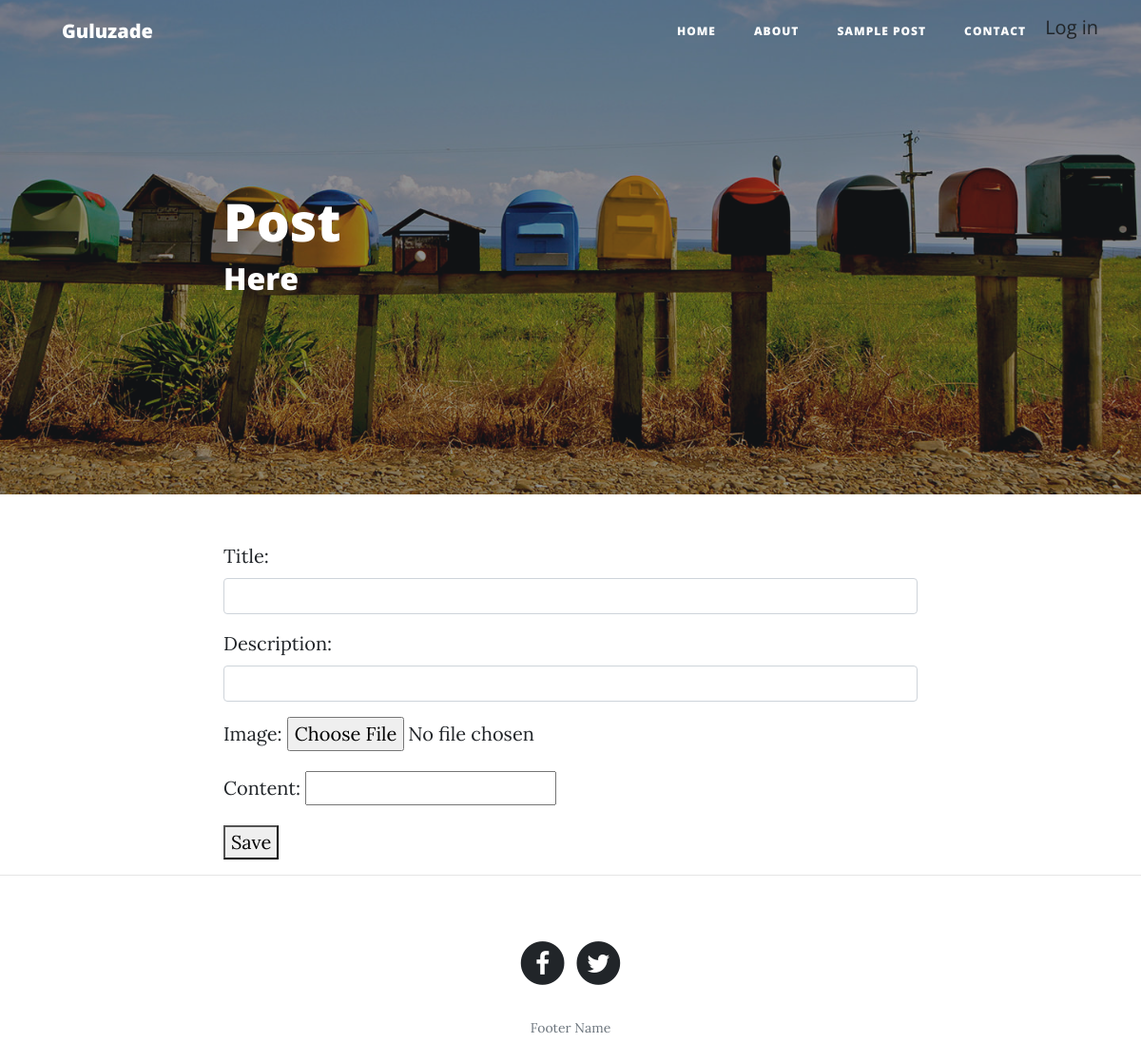
Page /post/ on the committed database.
### todo_app/models.py (models this page shows, shortened)
class Main_title(models.Model):
    sitename = models.CharField(max_length=255)
    mainname = models.CharField(max_length=250)
    footername = models.CharField(max_length=250)

class Menu(models.Model):
    title = models.CharField(max_length=250)
    url = models.CharField(max_length=250, null=True, blank=True)

class PostPage(models.Model):
    title = models.CharField(max_length=200)
    description = models.CharField(max_length=200)
    image=models.ImageField(upload_to="postpage")

class icon(models.Model):
    icon = models.CharField(max_length=255)
    link = models.URLField()

### todo_app/views.py (the view, shortened to what this page needs)
# urls.py: path('post/', post_data, name="post"),
def post_data(request):
    context = {}
    context = common_data()
    context["post"] = PostPage.objects.all().last()
    context["postform"] = PostAdminForm()
    return render(request, "post.html", context)

### todo_app/forms.py
class PostAdminForm(forms.ModelForm):
    content = forms.CharField(widget=CKEditorWidget())
    class Meta:
        model = Article
        fields = ["title", "description", "image", "content"]
        widgets = {
            "title": forms.TextInput(attrs={
                "class": "form-control"
            }),
            "description": forms.TextInput(attrs={
                "class": "form-control"
            })
        }

### todo_app/views.py (called while the page is built)
def common_data():
    context = {}
    context["title"] = Main_title.objects.last()
    context["menu"] = Menu.objects.all()
    context["icon"] = icon.objects.all()
    return context

### todo_app/templates/post.html (shortened to what this page needs)
{% extends "base.html" %}
{% load static %}
{% block body %}
    <header class="masthead" style="background-image: url('{{ post.image.url }}')">
        <div class="overlay"></div>
        <div class="container">
            <div class="row">
                <div class="col-lg-8 col-md-10 mx-auto">
                    <div class="post-heading">
                        <h1>{{ post.title }}</h1>
                        <h2>{{ post.description }}</h2>
                    </div>
                </div>
            </div>
        </div>
    </header>
    <article>
        <div class="container">
            <div class="row">
                <div class="col-lg-8 col-md-10 mx-auto">
                    <form method="post" enctype="multipart/form-data">
                        {% for field in postform %}
                            <div class="form-group">
                                <label for="{{ field.id_for_label }}">{{ field.label }}:</label>
                                {{ field }}
                            </div>
                        {% endfor %}
                        <button type="submit">Save</button>
                    </form>
                </div>
            </div>
        </div>
    </article>
    <hr>
{% endblock %}

### todo_app/templates/base.html (shortened to what this page needs)
<!DOCTYPE html>
<html lang="en">
{% load static %}
<head>
    <link href="{% static 'vendor/bootstrap/css/bootstrap.min.css' %}" rel="stylesheet">
    <link rel="stylesheet" href="https://maxcdn.bootstrapcdn.com/bootstrap/4.3.1/css/bootstrap.min.css">
    <link href="vendor/font-awesome/css/font-awesome.min.css" rel="stylesheet" type="text/css">
    <link href="{% static 'css/clean-blog.min.css' %}" rel="stylesheet">
    <link rel="stylesheet" href="https://cdnjs.cloudflare.com/ajax/libs/font-awesome/4.7.0/css/font-awesome.min.css">
</head>
<body>
<nav class="navbar navbar-expand-lg navbar-light fixed-top" id="mainNav">
    <div class="container">
        <a class="navbar-brand" href="{% url 'home' %}">{{ title.sitename }}</a>
        <div class="collapse navbar-collapse" id="navbarResponsive">
            <ul class="navbar-nav ml-auto">
                {% for menu_list in menu %}
                    <li class="nav-item">
                        <a class="nav-link" href="{{ menu_list.url }}">{{ menu_list.title }}</a>
                    </li>
                {% endfor %}
                {% if not request.user.is_authenticated %}
                    <a href="{% url 'login-view' %}">Log in</a>
                {% endif %}
            </ul>
        </div>
    </div>
</nav>
{% block body %}
{% endblock %}
<footer>
    <div class="container">
        <div class="row">
            <div class="col-lg-8 col-md-10 mx-auto">
                <ul class="list-inline text-center">
                    {% for i in icon %}
                        <a href="{{ i.link }}">
                              <span class="fa-stack fa-lg">
                                <i class="fa fa-circle fa-stack-2x"></i>
                                <i class="fa {{ i.icon }} fa-stack-1x fa-inverse"></i>
                              </span>
                        </a>
                    {% endfor %}
                </ul>
                <p class="copyright text-muted">{{ title.footername }}</p>
            </div>
        </div>
    </div>
</footer>
</body>
</html>

### rows in the picture
Main_title: sitename "Guluzade", footername "Footer Name"
Menu: title "HOME"
Menu: title "ABOUT"
Menu: title "SAMPLE POST"
Menu: title "CONTACT"
PostPage: image (picture), title "Post", description "Here"

### other values in the picture
{{ field.label }} "Title" "Description" "Image" "Content"
